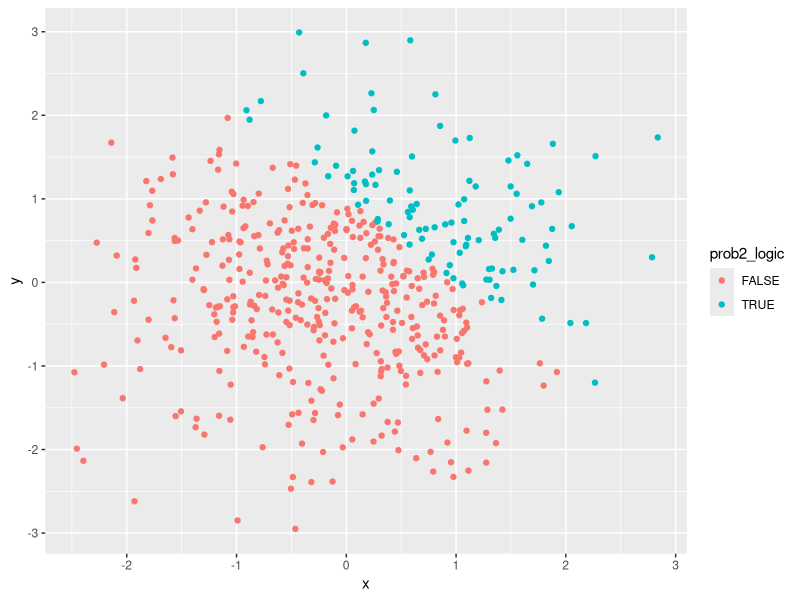
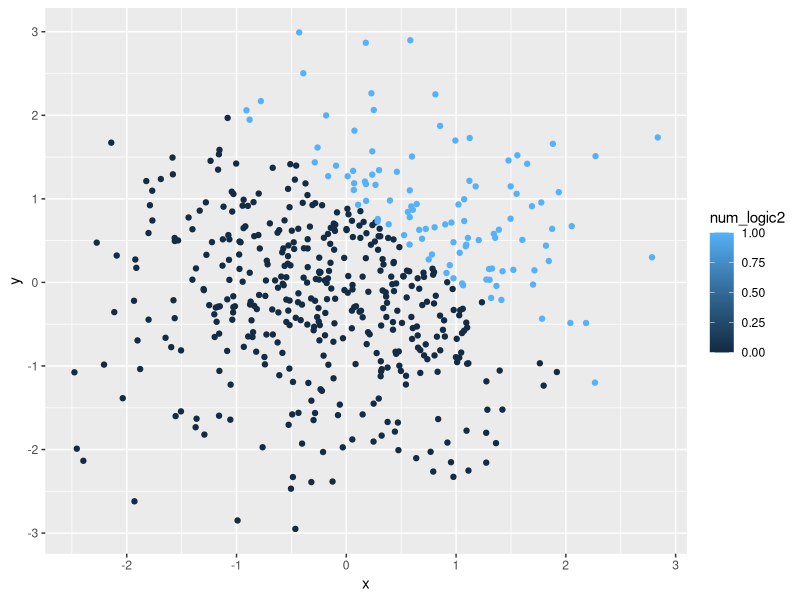
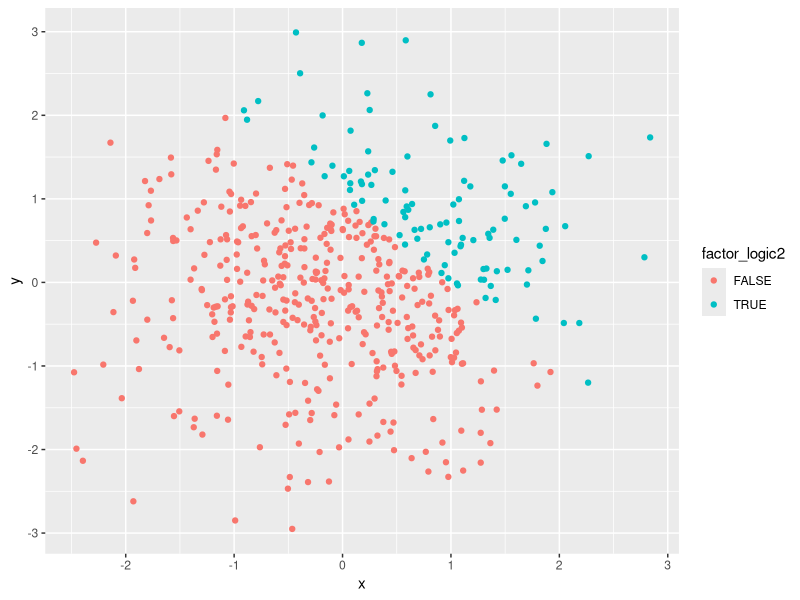
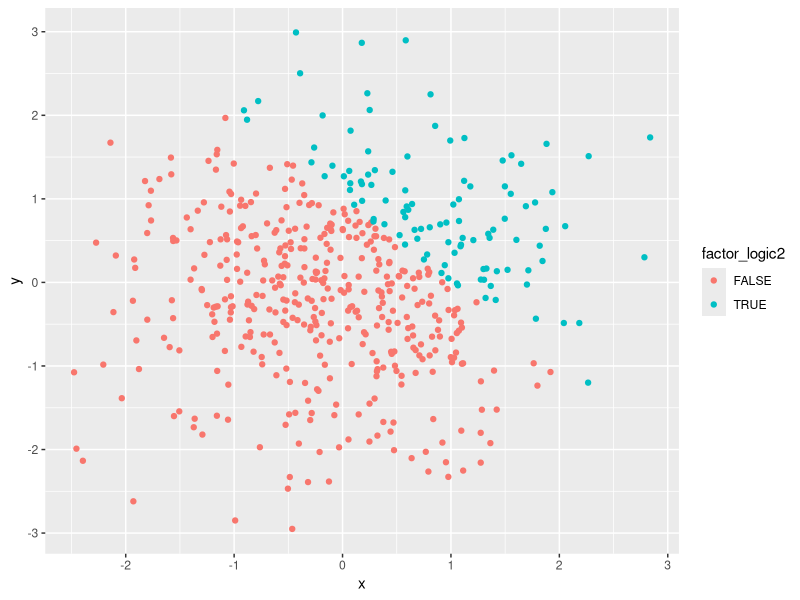

Write the R code that produced these figures, in order.
## ---- chunk 1

library(tidyverse)

## ---- chunk 2

prob1_df = tibble(
  vec_sample = rnorm(8),
  vec_logic = vec_sample > 0,
  vec_char = c("This", "is", "problem", "one", "homework", "one", "Hana", "Akbarnejad"),
  vec_factor = factor(c("good", "fair", "poor", "poor", "fair", "fair", "fair", "fair"))
)

mean(pull(prob1_df, vec_sample))
mean(pull(prob1_df, vec_logic))
mean(pull(prob1_df, vec_char))
mean(pull(prob1_df, vec_factor))

## ---- chunk 3

num_logic = as.numeric(pull(prob1_df, vec_logic))
num_logic_calc = pull(prob1_df, vec_sample) * num_logic

factor_logic = as.factor(pull(prob1_df, vec_logic))
factor_logic_calc1 = pull(prob1_df, vec_sample) * factor_logic

num_factor_logic = as.numeric(factor_logic)
factor_logic_calc2 = pull(prob1_df, vec_sample) * num_factor_logic

num_logic_calc
factor_logic
factor_logic_calc1
num_factor_logic
factor_logic_calc2

## ---- chunk 4

prob2_df = tibble(
  x = rnorm(500),
  y = rnorm(500),
  prob2_logic = x + y > 1,
  num_logic2 = as.numeric(prob2_logic),
  factor_logic2 = as.factor(prob2_logic)
)

## ---- chunk 5

logic_scatterplot = ggplot(prob2_df, aes(x = x, y = y, color = prob2_logic)) + geom_point()
logic_scatterplot

num_logic_scatterplot = ggplot(prob2_df, aes(x = x, y = y, color = num_logic2)) + geom_point()
num_logic_scatterplot

factor_logic_scatterplot = ggplot(prob2_df, aes(x = x, y = y, color = factor_logic2)) + geom_point()
factor_logic_scatterplot

ggsave("logic_scatterplot.pdf")

